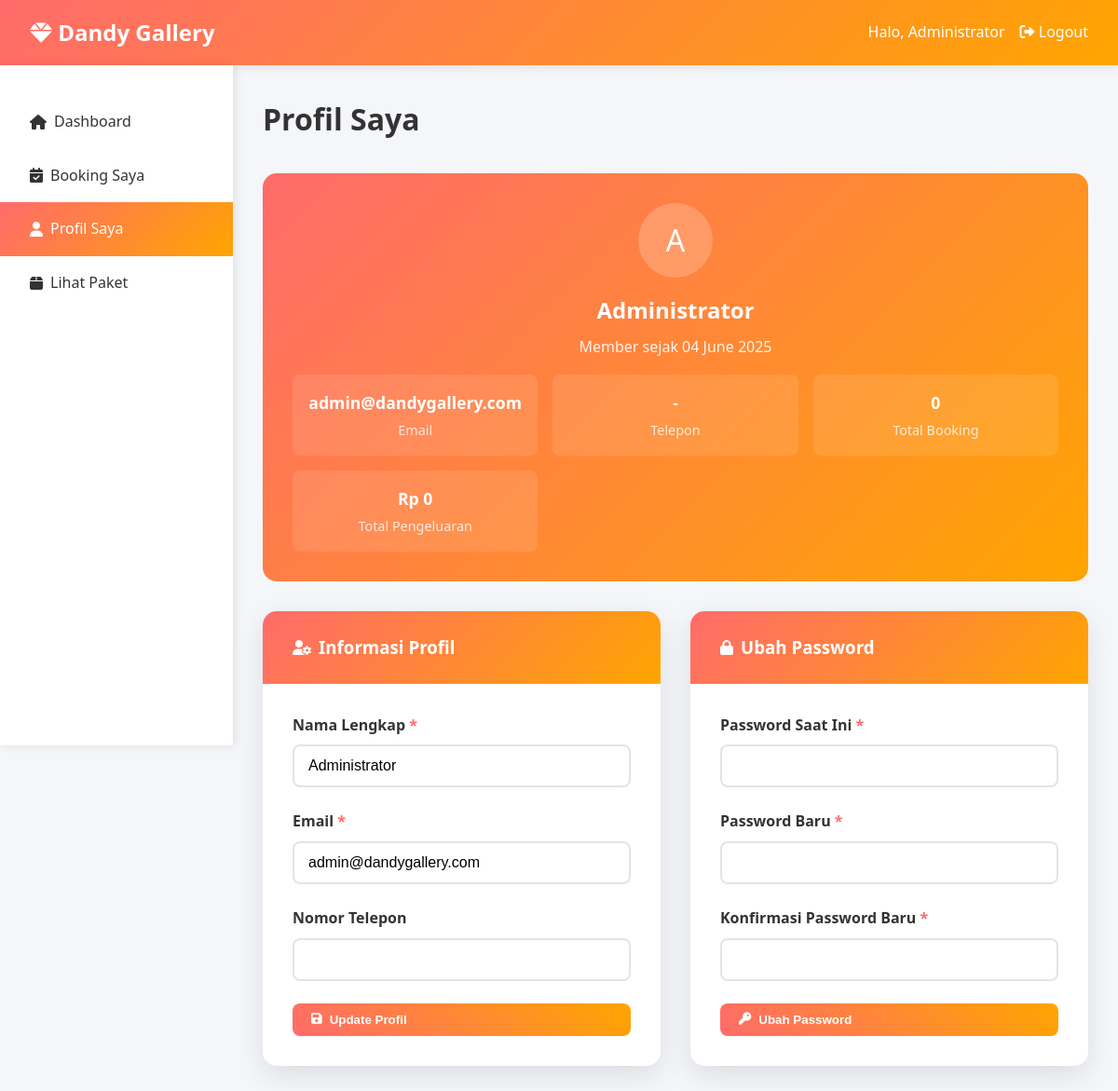
/customer/profile.php (signed in), run on the app's committed database.
### tables this page shows
CREATE TABLE `users` (
  `id` int NOT NULL,
  `username` varchar(50) NOT NULL,
  `password` varchar(255) NOT NULL,
  `full_name` varchar(100) NOT NULL,
  `email` varchar(100) NOT NULL,
  `phone` varchar(20) DEFAULT NULL,
  `role` enum('admin','customer') DEFAULT 'customer',
  `created_at` timestamp NULL DEFAULT CURRENT_TIMESTAMP,
  `updated_at` timestamp NULL DEFAULT CURRENT_TIMESTAMP ON UPDATE CURRENT_TIMESTAMP
);

### config/database.php (called while the page is built, shortened)
<?php
function formatRupiah($angka)
{
    return "Rp " . number_format($angka, 0, ',', '.');
}

### customer/profile.php (the view, shortened to what this page needs)
<?php
require_once '../config/database.php';
$db = getDB();
$stmt = $db->prepare("SELECT * FROM users WHERE id = ?");
$stmt->execute([$_SESSION['user_id']]);
$user = $stmt->fetch(PDO::FETCH_ASSOC);
$stmt = $db->prepare("SELECT COUNT(*) as total FROM bookings WHERE user_id = ?");
$stmt->execute([$_SESSION['user_id']]);
$total_bookings = $stmt->fetch(PDO::FETCH_ASSOC)['total'];
$stmt = $db->prepare("SELECT SUM(total_amount) as total FROM bookings WHERE user_id = ? AND status IN ('paid', 'completed')");
$stmt->execute([$_SESSION['user_id']]);
$total_spent = $stmt->fetch(PDO::FETCH_ASSOC)['total'] ?? 0;
?>
<!DOCTYPE html>
<html lang="id">
<head>
    <link href="https://cdnjs.cloudflare.com/ajax/libs/font-awesome/6.0.0/css/all.min.css" rel="stylesheet">
</head>
<body>
    <header class="header">
        <div class="header-container">
            <div class="logo">
                <i class="fas fa-gem"></i> Dandy Gallery
            </div>
            <div class="user-info">
                <span>Halo, <?php echo htmlspecialchars($_SESSION['full_name']); ?></span>
                <a href="../logout.php" style="color: white; text-decoration: none;">
                    <i class="fas fa-sign-out-alt"></i> Logout
                </a>
            </div>
        </div>
    </header>
    <nav class="sidebar">
        <ul>
            <li><a href="dashboard.php"><i class="fas fa-home"></i> Dashboard</a></li>
            <li><a href="bookings.php"><i class="fas fa-calendar-check"></i> Booking Saya</a></li>
            <li><a href="profile.php" class="active"><i class="fas fa-user"></i> Profil Saya</a></li>
            <li><a href="../packages.php"><i class="fas fa-box"></i> Lihat Paket</a></li>
        </ul>
    </nav>
    <main class="main-content">
        <div class="page-header">
            <h1 class="page-title">Profil Saya</h1>
        </div>
        <div class="profile-summary">
            <div class="profile-avatar">
                <?php echo strtoupper(substr($_SESSION['full_name'], 0, 1)); ?>
            </div>
            <div class="profile-name"><?php echo htmlspecialchars($_SESSION['full_name']); ?></div>
            <div class="profile-info">
                Member sejak <?php echo date('d F Y', strtotime($user['created_at'])); ?>
            </div>
            <div class="info-grid">
                <div class="info-item">
                    <div class="info-value"><?php echo htmlspecialchars($user['email']); ?></div>
                    <div class="info-label">Email</div>
                </div>
                <div class="info-item">
                    <div class="info-value"><?php echo htmlspecialchars($user['phone'] ?: '-'); ?></div>
                    <div class="info-label">Telepon</div>
                </div>
                <div class="info-item">
                    <div class="info-value"><?php echo $total_bookings; ?></div>
                    <div class="info-label">Total Booking</div>
                </div>
                <div class="info-item">
                    <div class="info-value"><?php echo formatRupiah($total_spent); ?></div>
                    <div class="info-label">Total Pengeluaran</div>
                </div>
            </div>
        </div>
        <div class="profile-grid">
            <div class="card">
                <div class="card-header">
                    <i class="fas fa-user-cog"></i>
                    <h3>Informasi Profil</h3>
                </div>
                <div class="card-body">
                    <form method="POST">
                        <div class="form-group">
                            <label for="full_name">Nama Lengkap <span class="required">*</span></label>
                            <input type="text" id="full_name" name="full_name" required
                                value="<?php echo htmlspecialchars($user['full_name']); ?>">
                        </div>
                        <div class="form-group">
                            <label for="email">Email <span class="required">*</span></label>
                            <input type="email" id="email" name="email" required
                                value="<?php echo htmlspecialchars($user['email']); ?>">
                        </div>
                        <div class="form-group">
                            <label for="phone">Nomor Telepon</label>
                            <input type="tel" id="phone" name="phone"
                                value="<?php echo htmlspecialchars($user['phone'] ?: ''); ?>">
                        </div>
                        <button type="submit" class="btn" style="width: 100%;">
                            <i class="fas fa-save"></i> Update Profil
                        </button>
                    </form>
                </div>
            </div>
            <div class="card">
                <div class="card-header">
                    <i class="fas fa-lock"></i>
                    <h3>Ubah Password</h3>
                </div>
                <div class="card-body">
                    <form method="POST">
                        <div class="form-group">
                            <label for="current_password">Password Saat Ini <span class="required">*</span></label>
                            <input type="password" id="current_password" name="current_password" required>
                        </div>
                        <div class="form-group">
                            <label for="new_password">Password Baru <span class="required">*</span></label>
                            <input type="password" id="new_password" name="new_password" required minlength="6">
                        </div>
                        <div class="form-group">
                            <label for="confirm_password">Konfirmasi Password Baru <span
                                    class="required">*</span></label>
                            <input type="password" id="confirm_password" name="confirm_password" required minlength="6">
                        </div>
                        <button type="submit" class="btn" style="width: 100%;">
                            <i class="fas fa-key"></i> Ubah Password
                        </button>
                    </form>
                </div>
            </div>
        </div>
    </main>
</body>
</html>

### customer/profile.php (style rules this page uses)
* { margin: 0; padding: 0; box-sizing: border-box; }
body { font-family: 'Segoe UI', Tahoma, Geneva, Verdana, sans-serif; background: #f5f6fa; line-height: 1.6; }
.header { background: linear-gradient(135deg, #ff6b6b, #ffa500); color: white; padding: 1rem 0; box-shadow: 0 2px 10px rgba(0, 0, 0, 0.1); }
.header-container { max-width: 1200px; margin: 0 auto; display: flex; justify-content: space-between; align-items: center; padding: 0 2rem; }
.logo { font-size: 1.5rem; font-weight: bold; }
.user-info { display: flex; align-items: center; gap: 1rem; }
.sidebar { position: fixed; left: 0; top: 70px; width: 250px; height: calc(100vh - 70px); background: white; box-shadow: 2px 0 10px rgba(0, 0, 0, 0.1); padding: 2rem 0; }
.sidebar ul { list-style: none; }
.sidebar a { display: flex; align-items: center; padding: 1rem 2rem; color: #333; text-decoration: none; transition: background 0.3s; gap: 0.5rem; }
.sidebar a:hover, .sidebar a.active { background: linear-gradient(135deg, #ff6b6b, #ffa500); color: white; }
.main-content { margin-left: 250px; padding: 2rem; }
.page-header { display: flex; justify-content: space-between; align-items: center; margin-bottom: 2rem; }
.page-title { font-size: 2rem; color: #333; }
.btn { padding: 10px 20px; background: linear-gradient(45deg, #ff6b6b, #ffa500); color: white; border: none; border-radius: 8px; cursor: pointer; text-decoration: none; display: inline-flex; align-items: center; gap: 0.5rem; font-weight: 600; transition: transform 0.3s, box-shadow 0.3s; }
.profile-grid { display: grid; grid-template-columns: 1fr 1fr; gap: 2rem; margin-bottom: 2rem; }
.card { background: white; border-radius: 15px; box-shadow: 0 10px 30px rgba(0, 0, 0, 0.1); overflow: hidden; }
.card-header { background: linear-gradient(135deg, #ff6b6b, #ffa500); color: white; padding: 1.5rem 2rem; display: flex; align-items: center; gap: 0.5rem; }
.card-body { padding: 2rem; }
.form-group { margin-bottom: 1.5rem; }
.form-group label { display: block; margin-bottom: 0.5rem; font-weight: 600; color: #333; }
.required { color: #ff6b6b; }
.form-group input, .form-group textarea { width: 100%; padding: 12px 15px; border: 2px solid #e1e5e9; border-radius: 8px; font-size: 1rem; transition: border-color 0.3s; }
.profile-summary { background: linear-gradient(135deg, #ff6b6b, #ffa500); color: white; padding: 2rem; border-radius: 15px; margin-bottom: 2rem; text-align: center; }
.profile-avatar { width: 80px; height: 80px; border-radius: 50%; background: rgba(255, 255, 255, 0.2); display: flex; align-items: center; justify-content: center; font-size: 2rem; margin: 0 auto 1rem; }
.profile-name { font-size: 1.5rem; font-weight: bold; margin-bottom: 0.5rem; }
.profile-info { opacity: 0.9; }
.info-grid { display: grid; grid-template-columns: repeat(auto-fit, minmax(200px, 1fr)); gap: 1rem; margin-top: 1rem; }
.info-item { text-align: center; padding: 1rem; background: rgba(255, 255, 255, 0.1); border-radius: 8px; }
.info-value { font-weight: bold; font-size: 1.1rem; }
.info-label { font-size: 0.9rem; opacity: 0.8; margin-top: 0.25rem; }

### data on the page
users: created_at "04 June 2025", email "admin@dandygallery.com", phone "-", full_name "Administrator"

### other printed values
$_SESSION['full_name'] "Administrator"
substr($_SESSION['full_name'], 0, 1) "A"
$total_bookings "0"
formatRupiah($total_spent) "Rp 0"
